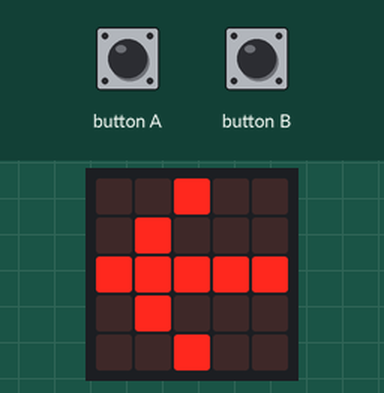
A program run on a simulated BBC micro:bit (MakeCode). On the bench: the board's 5×5 LED display. The test bench sets the inputs (shaded band). Dim RGB values are drawn brighter than linear; random numbers come from a fixed seed; the run ends where the board's game-over animation would start. At 9.8 s the program stops and its outputs stay as they are.

Above: at 1.8 s.
1.9 s: button A pressed for 0.15 s
At 2.8 s:
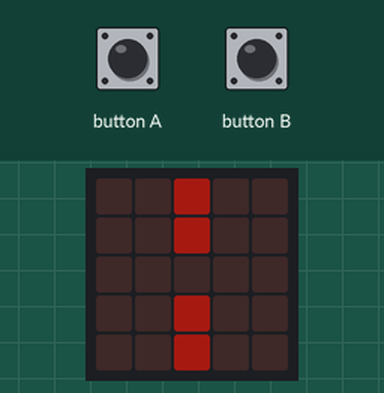
At 3.6 s:
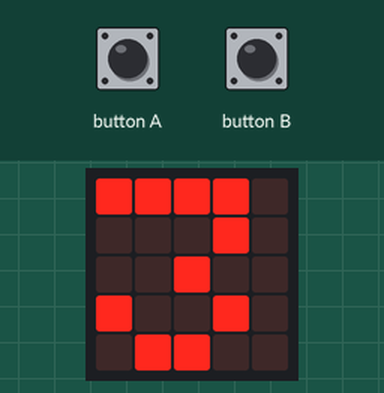
5.0 s: button B pressed for 0.15 s
At 5.22 s:
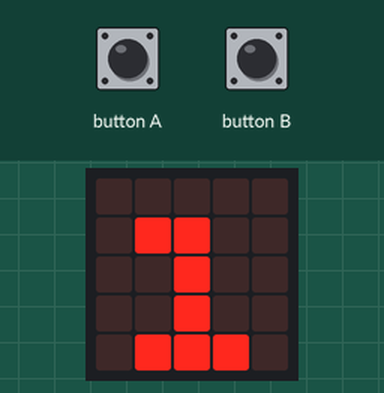
Timing chart, 0 to 8.0 s (numbered marks = the images above; inputs shaded):
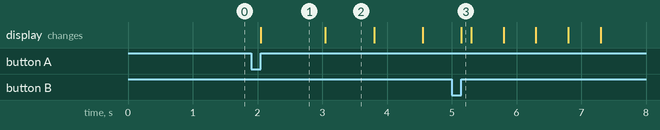

Measured:
- after the input at 1.9 s, the display: changes after 0.15 s (image 1)
- what the display in image 1 shows lasts 1.0 s, from 2.1 s to 3.1 s
- what the display in image 2 shows lasts 0.7 s, from 3.1 s to 3.8 s

The program:

main.ts
```typescript
function novo_desafio () {
    basic.clearScreen()
    for (let y = 0; y <= 4; y++) {
        led.plotBrightness(2, y, 40)
    }
    falha_y = randint(0, 3) + 1
    led.unplot(2, falha_y)
}
input.onButtonPressed(Button.A, function () {
    if (!(iniciado)) {
        iniciado = true
        executar_funcoes()
    }
})
function verificar_resultado () {
    if (pressionado_y == falha_y) {
        pressionado_y = 0
        game.addScore(1)
        basic.pause(1000)
        velocidade += -20
        executar_funcoes()
    } else {
        basic.pause(1000)
        solucao_desafio()
        basic.pause(1000)
        game.gameOver()
    }
}
function iniciar_movimento () {
    for (let y = 0; y <= 4; y++) {
        copiay = y
        led.plotBrightness(2, y, 40)
        basic.pause(velocidade)
    }
}
function contagem_regressiva () {
    basic.pause(1000)
    for (let indice = 0; indice <= 2; indice++) {
        basic.showNumber(3 - indice)
    }
    basic.clearScreen()
}
function solucao_desafio () {
    basic.clearScreen()
    for (let indice = 0; indice <= 4; indice++) {
        led.plotBrightness(2, indice, 255)
    }
    led.unplot(2, falha_y)
}
input.onButtonPressed(Button.B, function () {
    if (iniciado) {
        pressionado_y = copiay
        led.unplot(2, pressionado_y)
    }
})
function executar_funcoes () {
    novo_desafio()
    contagem_regressiva()
    iniciar_movimento()
    verificar_resultado()
}
let copiay = 0
let pressionado_y = 0
let falha_y = 0
let velocidade = 0
let iniciado = false
iniciado = false
velocidade = 500
game.setScore(0)
basic.showArrow(ArrowNames.West)
```

test.ts
```typescript
// testes vão aqui; isto não será compilado quando este pacote for usado como uma extensão.
```
